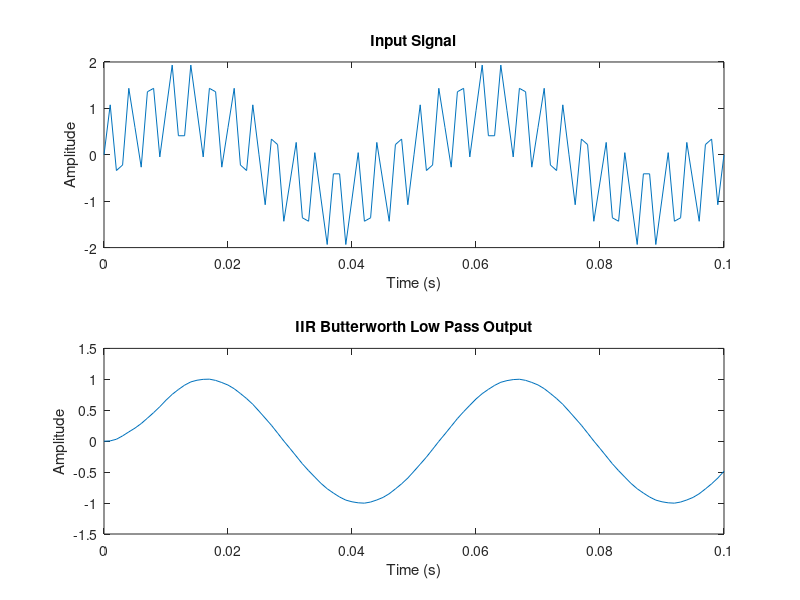

MATLAB code for this plot:
% IIR filter design using built-in functions
clc;
clear;
close all;

% Filter specifications
N = 4;              % Filter order
fc = 100;           % Cutoff frequency in Hz
fs = 1000;          % Sampling frequency in Hz

% Normalize cutoff frequency
Wn = fc/(fs/2);

% Design IIR Butterworth filter
[b,a] = butter(N,Wn,'low');

% Generate input signal
t = 0:1/fs:0.1;
x = sin(2*pi*20*t) + sin(2*pi*300*t);

% Apply filter
y = filter(b,a,x);

% Plot signals
subplot(2,1,1);
plot(t,x);
title('Input Signal');
xlabel('Time (s)');
ylabel('Amplitude');


subplot(2,1,2);
plot(t,y);
title('IIR Butterworth Low Pass Output');
xlabel('Time (s)');
ylabel('Amplitude');
